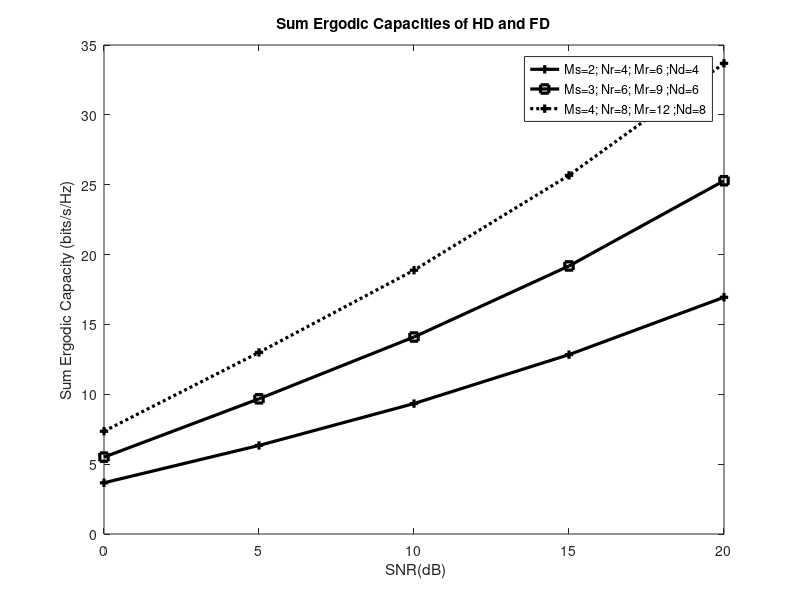

Recreate this plot in MATLAB.
%%% Please cite this article "Madani Fadoul M, Chow C-O (2023) Half-duplex and full-duplex interference mitigation in relays assisted heterogeneous network. 
%%%PLoS ONE 18(6): e0286970. https://doi.org/10.1371/journal.pone.0286970"
% Figure number 4.
clearvars
close all
clc;

% number of channel realization
It = 1000;
% Number of transmit and receive antennas
M=2;  Nr=4;   Mr=6;  Nd=4;    %(2;6;2;4)-(3;6;2;4) -(3;6;2;4);
M1=3; Nr1=6;  Mr1=9; Nd1=6;
M2=4; Nr2=8;  Mr2=12; Nd2=8;

SNRdBvalues = [0:5:20];

SNRidx = 0;
for SNRdB=SNRdBvalues
    SNRdB;
    SNRidx = SNRidx + 1;
    SNR=10^(SNRdB/10);
     for kk=1:It
        
   % generate channel realization M=2; Nr=4; Mr=6; Nd=4;
        HS1R1 = (randn(Nr,M)+j*randn(Nr,M))/sqrt(2);
        HR1D1 = ( randn(Nd,Mr) + j*randn(Nd,Mr))/sqrt(2);
        HR1 = ( randn(Nr,Mr) + j*randn(Nr,Mr))/sqrt(2);
        HR1R2 = ( randn(Nr,Mr) + j*randn(Nr,Mr))/sqrt(2);
        HR1D2 = ( randn(Nd,Mr) + j*randn(Nd,Mr))/sqrt(2);
         
        HS2R2 = ( randn(Nr,M) + j*randn(Nr,M))/sqrt(2);        
        HR2D2 = ( randn(Nd,Mr) + j*randn(Nd,Mr))/sqrt(2);
        HR2 = ( randn(Nr,Mr) + j*randn(Nr,Mr))/sqrt(2);
        HR2R1 = ( randn(Nr,Mr) + j*randn(Nr,Mr))/sqrt(2);
        HR2D1 = ( randn(Nd,Mr) + j*randn(Nd,Mr))/sqrt(2);   
          [U1 S1 V1] = svd(HS1R1);
        [U11 S11 V11] = svd(HR1D1);
%% Null at the relay tx 
  %% Null at the relay tx 
  Wtu1=null(HR1); 
  Wto1=Wtu1';
  
  Wrr2=HR1R2*Wto1';
  Wrel = Wrr2';
  Wro2=null(Wrel); 
  
 Wteu1=null(HR1); 
 Wte1=Wteu1';
 
 Wteu2=null(HR2R1); 
 Wte2=Wteu2';
% Null at the destination Rx 
Wdess=HR2D1*Wte2';
 Wred1=null(Wdess'); 
 
Wdees=HR1D2*Wte1';
 Wred2=null(Wdees'); 
               
%          M1=3; Nr1=6; Mr1=9; Nd=6;
    % generate channel realization
        HS1R12 = (randn(Nr1,M1)+j*randn(Nr1,M1))/sqrt(2);
        HR1D12 = ( randn(Nd1,Mr1) + j*randn(Nd1,Mr1))/sqrt(2);
        HR12 = ( randn(Nr1,Mr1) + j*randn(Nr1,Mr1))/sqrt(2);
        HR1R22 = ( randn(Nr1,Mr1) + j*randn(Nr1,Mr1))/sqrt(2);
        HR1D22 = ( randn(Nd1,Mr1) + j*randn(Nd1,Mr1))/sqrt(2);
         
        HS2R22 = ( randn(Nr1,M1) + j*randn(Nr1,M1))/sqrt(2);        
        HR2D22 = ( randn(Nd1,Mr1) + j*randn(Nd1,Mr1))/sqrt(2);
        HR22 = ( randn(Nr1,Mr1) + j*randn(Nr1,Mr1))/sqrt(2);
        HR2R12 = ( randn(Nr1,Mr1) + j*randn(Nr1,Mr1))/sqrt(2);
        HR2D12 = ( randn(Nd1,Mr1) + j*randn(Nd1,Mr1))/sqrt(2);   
     [U2 S2 V2] = svd(HS1R12);
     [U22 S22 V22] = svd(HR1D12);
%% Null at the relay tx 
   %% Null at the relay tx 
  Wtu12=null(HR12); 
  Wto12=Wtu12';
  
  Wrr22=HR1R22*Wto12';
  Wrel2 = Wrr22';
  Wro22=null(Wrel2); 
  
 Wteu12=null(HR12); 
 Wte12=Wteu12';
 
 Wteu22=null(HR2R12); 
 Wte22=Wteu22';
% Null at the destination Rx 
Wdess2=HR2D12*Wte22';
 Wred12=null(Wdess2'); 
 
Wdees2=HR1D22*Wte12';
 Wred22=null(Wdees2'); 
        
%         M2=4; Nr2=8; Mr2=12; Nd=8;
    % generate channel realization
        HS1R13 = (randn(Nr2,M2)+j*randn(Nr2,M2))/sqrt(2);
        HR1D13 = ( randn(Nd2,Mr2) + j*randn(Nd2,Mr2))/sqrt(2);
        HR13 = ( randn(Nr2,Mr2) + j*randn(Nr2,Mr2))/sqrt(2);
        HR1R23 = ( randn(Nr2,Mr2) + j*randn(Nr2,Mr2))/sqrt(2);
        HR1D23 = ( randn(Nd2,Mr2) + j*randn(Nd2,Mr2))/sqrt(2);
         
        HS2R23 = ( randn(Nr2,M2) + j*randn(Nr2,M2))/sqrt(2);        
        HR2D23 = ( randn(Nd2,Mr2) + j*randn(Nd2,Mr2))/sqrt(2);
        HR23 = ( randn(Nr2,Mr2) + j*randn(Nr2,Mr2))/sqrt(2);
        HR2R13 = ( randn(Nr2,Mr2) + j*randn(Nr2,Mr2))/sqrt(2);
        HR2D13 = ( randn(Nd2,Mr2) + j*randn(Nd2,Mr2))/sqrt(2); 
          [U3 S3 V3] = svd(HS1R13);
        [U33 S33 V33] = svd(HR1D13);
   %% Null at the relay tx 
  Wtu13=null(HR13); 
  Wto13=Wtu13';
  
  Wrr23=HR1R23*Wto13';
  Wrel3 = Wrr23';
  Wro23=null(Wrel3); 
  
 Wteu13=null(HR13); 
 Wte13=Wteu13';
 
 Wteu23=null(HR2R13); 
 Wte23=Wteu23';
% Null at the destination Rx 
Wdess3=HR2D13*Wte23';
 Wred13=null(Wdess3'); 
 
Wdees3=HR1D23*Wte13';
 Wred23=null(Wdees3');          
%% Prpoposed Capacity -(S-R) M=2; Nr=4; Mr=6; Nd=4;       
 %% Prpoposed Scheme -(S1-R1) - Odd time slot-i 
            UU=(SNR/M *HS1R1*HS1R1'+eye(Nr));           
         CS1R1(kk)=real(log2(det(eye(Nr)+(UU))));  
%  Prpoposed Scheme of-(Ri-Di) 
          PP=SNR/Mr*S11'*S11;
        CR1D1(kk)=real(log2(det(eye(Mr)+(PP))));
        
        %% Prpoposed Scheme -(S1-R1)j
            AA=(SNR/M * Wro2*HS2R2'*HS2R2*Wro2'+Wro2*Wro2');          
         CS2R2(kk)=real(log2(det(eye(Nr)+(AA))));  
         
         %% % Prpoposed Scheme -(S1-R1) - even time slot-i 
 %% %% Prpoposed Scheme -(S1-R1) - even time slot-i 
        % %  Prpoposed Scheme of-(S-R) 
         DP=SNR/Mr* HS1R1*HS1R1';
        CS1R1EV(kk)=real(log2(det(eye(Nr)+(DP))));
%  Prpoposed Scheme of-(Ri-Di) 
        PW=SNR/Mr*Wred1'*HR1D1*Wte1'*Wte1*HR1D1'*Wred1+(Wred1'*Wred1);
        CR1D1EV(kk)=real(log2(det(eye(M)+(PW))));
                 
        %%  Prpoposed Capacity -(S-R) M1=3; Nr1=6; Mr1=9; Nd=6;
        % Prpoposed Scheme -(S1-R1) - Odd time slot-i 
%% Prpoposed Scheme -(S1-R1) - Odd time slot-i 
            UU22=(SNR/M1 *HS1R12*HS1R12'+eye(Nr1));           
         CS1R12(kk)=real(log2(det(eye(Nr1)+(UU22))));  
%  Prpoposed Scheme of-(Ri-Di) 
          PP22=SNR/Mr1*S22'*S22;
        CR1D12(kk)=real(log2(det(eye(Mr1)+(PP22))));
        
        %% Prpoposed Scheme -(S1-R1)j
            AA22=(SNR/M1 * Wro22*HS2R22'*HS2R22*Wro22'+Wro22*Wro22');          
         CS2R22(kk)=real(log2(det(eye(Nr1)+(AA22))));  
         
         %% % Prpoposed Scheme -(S1-R1) - even time slot-i 
 %% %% Prpoposed Scheme -(S1-R1) - even time slot-i 
        % %  Prpoposed Scheme of-(S-R) 
         DP22=SNR/Mr1* HS1R12*HS1R12';
        CS1R1EV2(kk)=real(log2(det(eye(Nr1)+(DP22))));
%  Prpoposed Scheme of-(Ri-Di) 
        PW22=SNR/Mr1*Wred12'*HR1D12*Wte12'*Wte12*HR1D12'*Wred12+(Wred12'*Wred12);
        CR1D1EV2(kk)=real(log2(det(eye(M1)+(PW22))));
                                      
   %% Prpoposed Capacity -(S-R)  M2=4; Nr2=8; Mr2=12; Nd=8;
   %% Prpoposed Scheme -(S1-R1) - Odd time slot-i 
           %% Prpoposed Scheme -(S1-R1) - Odd time slot-i 
            UU33=(SNR/M2 *HS1R13*HS1R13'+eye(Nr2));           
         CS1R13(kk)=real(log2(det(eye(Nr2)+(UU33))));  
%  Prpoposed Scheme of-(Ri-Di) 
          PP33=SNR/Mr2*S33'*S33;
        CR1D13(kk)=real(log2(det(eye(Mr2)+(PP33))));
        
        %% Prpoposed Scheme -(S1-R1)j
            AA33=(SNR/M2 * Wro23*HS2R23'*HS2R23*Wro23'+Wro23*Wro23');          
         CS2R23(kk)=real(log2(det(eye(Nr2)+(AA33))));  
         
         %% % Prpoposed Scheme -(S1-R1) - even time slot-i 
 %% %% Prpoposed Scheme -(S1-R1) - even time slot-i 
        % %  Prpoposed Scheme of-(S-R) 
         DP33=SNR/Mr2* HS1R13*HS1R13';
        CS1R1EV3(kk)=real(log2(det(eye(Nr2)+(DP33))));
%  Prpoposed Scheme of-(Ri-Di) 
        PW33=SNR/Mr2*Wred13'*HR1D13*Wte13'*Wte13*HR1D13'*Wred13+(Wred13'*Wred13);
        CR1D1EV3(kk)=real(log2(det(eye(M2)+(PW33))));

          end
          
     % min
       % min
        CAPS1RD1=0.5*min(CS1R1,CR1D1); %Proposed Scheme -odd time slot i
        CAPSRD12=0.5*min(CS1R1EV,CR1D1EV); %Proposed Scheme -even time slot i
        CASRDFD=(CAPS1RD1+CAPSRD12);  % M=2; Nr=6; Mr=2; Nd=4;
        
         CASRDHD= 0.5*min(CS2R2,CR1D1EV); %% HD of proposed scheme  % M=2; Nr=4; Mr=6; Nd=4;
                                           
     CAPS1RD12=0.5*min(CS1R12,CR1D12); %Proposed Scheme -odd time slot i %% M=3; Nr=6; Mr=9; Nd=6;
        CAPSRD122=0.5*min(CS1R1EV2,CR1D1EV2); %Proposed Scheme -even time slot i
        CASRDFD2=(CAPS1RD12+CAPSRD122);  % M=3; Nr=6; Mr=9; Nd=6;
        
         CASRDHD2= 0.5*min(CS2R22,CR1D1EV2); %% HD of proposed scheme    % M=2; Nr=6; Mr=2; Nd=4;
                                           
         
        CAPS1RD13=0.5*min(CS1R13,CR1D13); %Proposed Scheme -odd time slot i      %%   % M2=4; Nr2=8; Mr2=12; Nd2=8;
        CAPSRD123=0.5*min(CS1R1EV3,CR1D1EV3); %Proposed Scheme -even time slot i
        CASRDFD3=(CAPS1RD13+CAPSRD123);  % M=2; Nr=6; Mr=2; Nd=4;
        
        CASRDHD3= 0.5*min(CS2R23,CR1D1EV3); %% HD of proposed scheme  % M=2; Nr=4; Mr=6; Nd=4;
   
  
          
    % average over all channel realizations for a given SNR value
    CAPS1R1D1(SNRidx)  = mean(CASRDFD);  %% M=2; Nr=4; Mr=6; Nd=4;
    CAPSRDHDPR(SNRidx)  = mean(CASRDHD);
     
     CAPS1R1D12(SNRidx)  = mean(CASRDFD2); %% M1=3; Nr1=9; Mr1=3; Nd=6;
    CAPSRDHDPR2(SNRidx)  = mean(CASRDHD2);
     
                                        
   CAPS1R1D13(SNRidx)  = mean(CASRDFD3);  % M2=4; Nr2=12; Mr2=4; Nd=8;
   CAPSRDHDPR3(SNRidx)  = mean(CASRDHD3);
end

% plot
figure(1)

plot(SNRdBvalues, (CAPS1R1D1+CAPSRDHDPR),'k-+','linewidth',2.3)
 hold on
 plot(SNRdBvalues,(CAPS1R1D12+CAPSRDHDPR2),'k-s','linewidth',2.3)
 hold on
plot(SNRdBvalues, (CAPS1R1D13+CAPSRDHDPR3),'k:+','linewidth',2.3)

title('Sum Ergodic Capacities of HD and FD')
xlabel(' SNR(dB)')
ylabel('Sum Ergodic Capacity (bits/s/Hz)')
legend('Ms=2; Nr=4; Mr=6 ;Nd=4','Ms=3; Nr=6; Mr=9 ;Nd=6 ','Ms=4; Nr=8; Mr=12 ;Nd=8')
hold off
